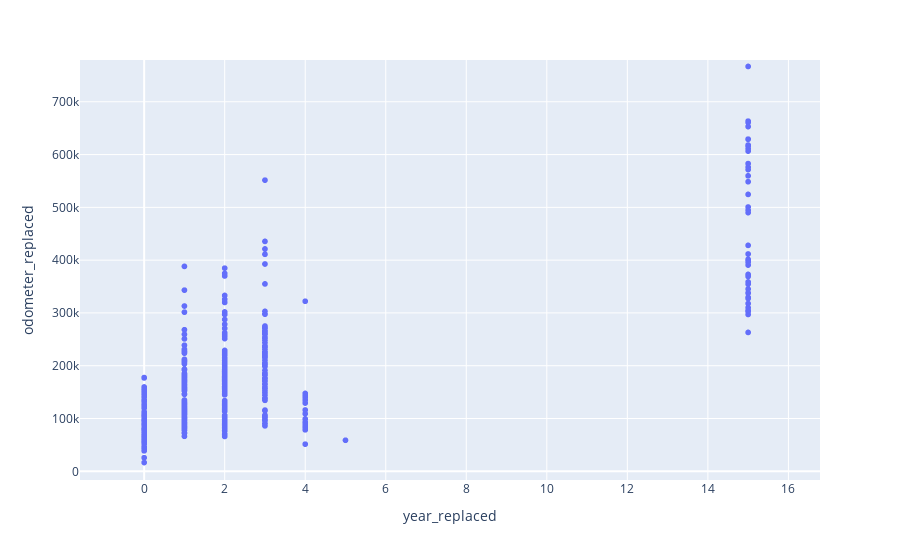

Here is the notebook cell this chart was saved with:
### Code cell
fig = px.scatter(results, x="year_replaced", y="odometer_replaced")
fig.show()

### Figure 1 — Plotly figure (JSON) as saved in the notebook; plotly's stock layout.template omitted (floating-point values rounded to 4 significant figures; data arrays with more than 128 entries replaced by an {"elided": "..."} marker saying what was removed)
{"data": [{"hovertemplate": "year_replaced=%{x}<br>odometer_replaced=%{y}<extra></extra>", "legendgroup": "", "marker": {"color": "#636efa", "symbol": "circle"}, "mode": "markers", "name": "", "showlegend": false, "type": "scattergl", "x": {"elided": "1458 int values"}, "xaxis": "x", "y": {"elided": "1458 int values"}, "yaxis": "y"}], "layout": {"autosize": true, "legend": {"tracegroupgap": 0}, "margin": {"t": 60}, "xaxis": {"anchor": "y", "autorange": false, "domain": [0, 1], "range": [-1.593, 16.78], "title": {"text": "year_replaced"}, "type": "linear"}, "yaxis": {"anchor": "x", "autorange": false, "domain": [0, 1], "range": [-16490.0, 779200.0], "title": {"text": "odometer_replaced"}, "type": "linear"}}}
